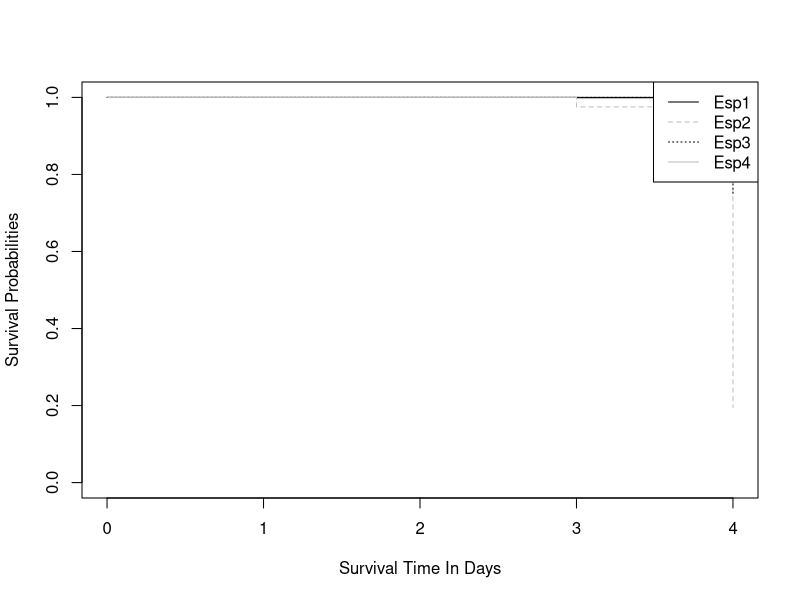
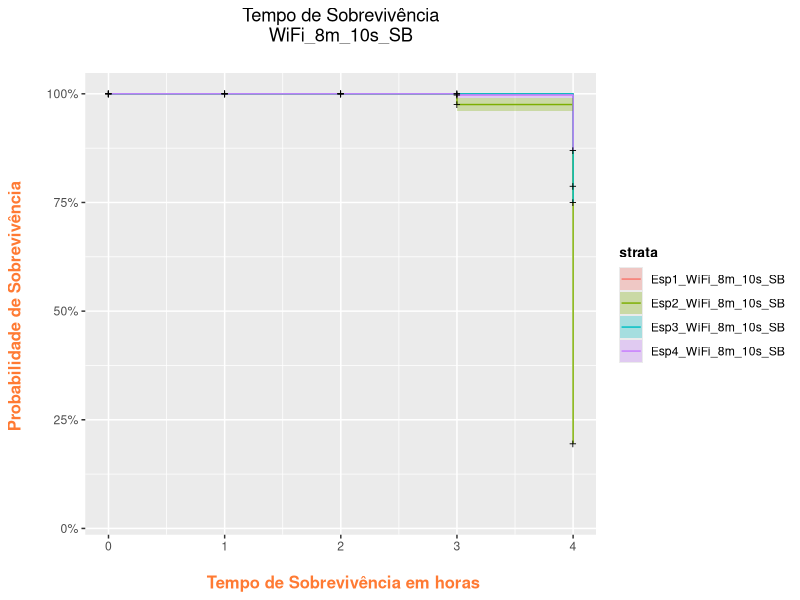
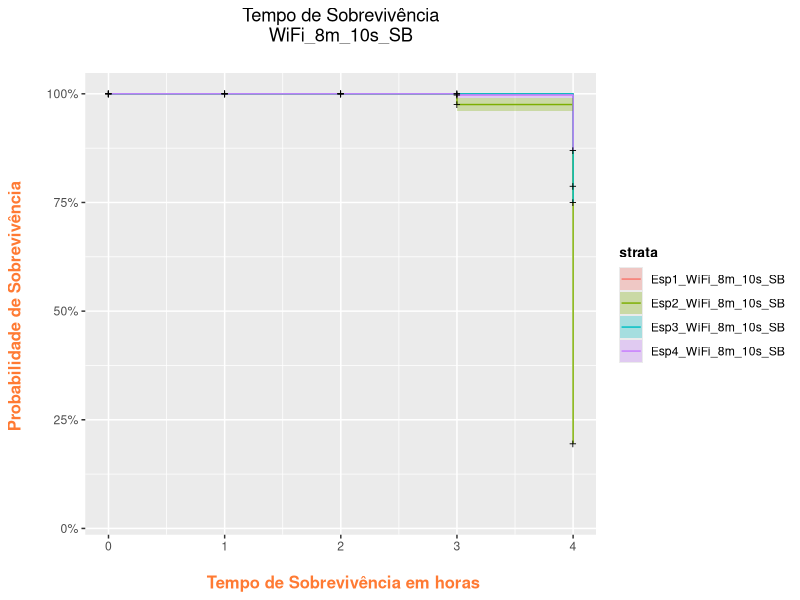

These charts were generated, in order, by the following R code:
library(readxl)
Esp1_WiFi_8m_10s_SB <- read_excel("ESP1 WiFi 8m 10s SB.xlsx")
Esp2_WiFi_8m_10s_SB <- read_excel("ESP2 WiFi 8m 10s SB.xlsx")
Esp3_WiFi_8m_10s_SB <- read_excel("ESP3 WiFi 8m 10s SB.xlsx")
Esp4_WiFi_8m_10s_SB <- read_excel("ESP4 WiFi 8m 10s SB.xlsx")

View(Esp1_WiFi_8m_10s_SB)
View(Esp2_WiFi_8m_10s_SB)
View(Esp3_WiFi_8m_10s_SB)
View(Esp4_WiFi_8m_10s_SB)


require(lubridate)
Esp1_WiFi_8m_10s_SB$t<-hour(Esp1_WiFi_8m_10s_SB$Column1)
Esp1_WiFi_8m_10s_SB$status<-ifelse(Esp1_WiFi_8m_10s_SB$Column9<=2.8,1,0)

Esp2_WiFi_8m_10s_SB$t<-hour(Esp2_WiFi_8m_10s_SB$Column1)
Esp2_WiFi_8m_10s_SB$status<-ifelse(Esp2_WiFi_8m_10s_SB$Column9<=2.8,1,0)

Esp3_WiFi_8m_10s_SB$t<-hour(Esp3_WiFi_8m_10s_SB$Column1)
Esp3_WiFi_8m_10s_SB$status<-ifelse(Esp3_WiFi_8m_10s_SB$Column9<=2.8,1,0)

Esp4_WiFi_8m_10s_SB$t<-hour(Esp4_WiFi_8m_10s_SB$Column1)
Esp4_WiFi_8m_10s_SB$status<-ifelse(Esp4_WiFi_8m_10s_SB$Column9<=2.8,1,0)

dados1_8m_10s_SB<-Esp1_WiFi_8m_10s_SB[,9:10]
dados1_8m_10s_SB$Barreira="Esp1_WiFi_8m_10s_SB"
dados1_8m_10s_SB$t0=min(dados1_8m_10s_SB$t)
dados1_8m_10s_SB$survt<-dados1_8m_10s_SB$t-dados1_8m_10s_SB$t0

dados2_8m_10s_SB<-Esp2_WiFi_8m_10s_SB[,9:10]
dados2_8m_10s_SB$Barreira="Esp2_WiFi_8m_10s_SB"
dados2_8m_10s_SB$t0=min(dados2_8m_10s_SB$t)
dados2_8m_10s_SB$survt<-dados2_8m_10s_SB$t-dados2_8m_10s_SB$t0

dados3_8m_10s_SB<-Esp3_WiFi_8m_10s_SB[,9:10]
dados3_8m_10s_SB$Barreira="Esp3_WiFi_8m_10s_SB"
dados3_8m_10s_SB$t0=min(dados3_8m_10s_SB$t)
dados3_8m_10s_SB$survt<-dados3_8m_10s_SB$t-dados3_8m_10s_SB$t0

dados4_8m_10s_SB<-Esp4_WiFi_8m_10s_SB[,9:10]
dados4_8m_10s_SB$Barreira="Esp4_WiFi_8m_10s_SB"
dados4_8m_10s_SB$t0=min(dados4_8m_10s_SB$t)
dados4_8m_10s_SB$survt<-dados4_8m_10s_SB$t-dados4_8m_10s_SB$t0

dados_8m_10s<-rbind.data.frame(dados1_8m_10s_SB,dados2_8m_10s_SB,dados3_8m_10s_SB,dados4_8m_10s_SB)
dados_8m_10s$Barreira <- as.factor(dados_8m_10s$Barreira)
dados_8m_10s$status <- as.numeric(dados_8m_10s$status)
dados_8m_10s$t <- as.numeric(dados_8m_10s$t)
dados_8m_10s$survt <- as.numeric(dados_8m_10s$survt)

library("survival")
# Survival times until event
Surv(time = dados_8m_10s$survt, event = dados_8m_10s$status == 1)
summary(Surv(time = dados_8m_10s$survt, event = dados_8m_10s$status == 1))

# Surv creates survival object which is the response variable
Y = Surv(dados_8m_10s$survt, dados_8m_10s$status)
# Stratify by barreira variable:
kmfit = survfit(Y ~ dados_8m_10s$Barreira)

summary(kmfit, times = c(seq(0, 20, by = 1)))
saida<-summary(kmfit, times = c(seq(0, 20, by = 1)))
saida2<-data.frame(saida$time,saida$n.risk,saida$n.event,saida$surv,saida$std.err,
                   saida$lower,saida$upper)

# exportando saida para csv
write.csv(saida2,file="saida.csv")


plot(kmfit, lty = c("solid", "dashed", "dotted", "solid"), col = c("black", "grey", "black", "grey"), xlab = "Survival Time In Days", ylab = "Survival Probabilities")
legend("topright", c("Esp1", "Esp2", "Esp3", "Esp4"), lty = c("solid", "dashed", "dotted", "solid"), col = c("black", "grey", "black", "grey"))





library(ggplot2)
library(ggfortify)

model_fit <- survfit(Surv(survt, status) ~ Barreira, data = dados_8m_10s)

autoplot(model_fit) + 
  labs(x = "\n Tempo de Sobrevivência em horas", y = "Probabilidade de Sobrevivência \n", 
       title = "Tempo de Sobrevivência\n WiFi_8m_10s_SB \n") + 
  theme(plot.title = element_text(hjust = 0.5), 
        axis.title.x = element_text(face="bold", colour="#FF7A33", size = 12),
        axis.title.y = element_text(face="bold", colour="#FF7A33", size = 12),
        
        legend.title = element_text(face="bold", size = 10))



ggsave("Grafico_KM_ESP_WiFi_8m_10s_SB.png")
